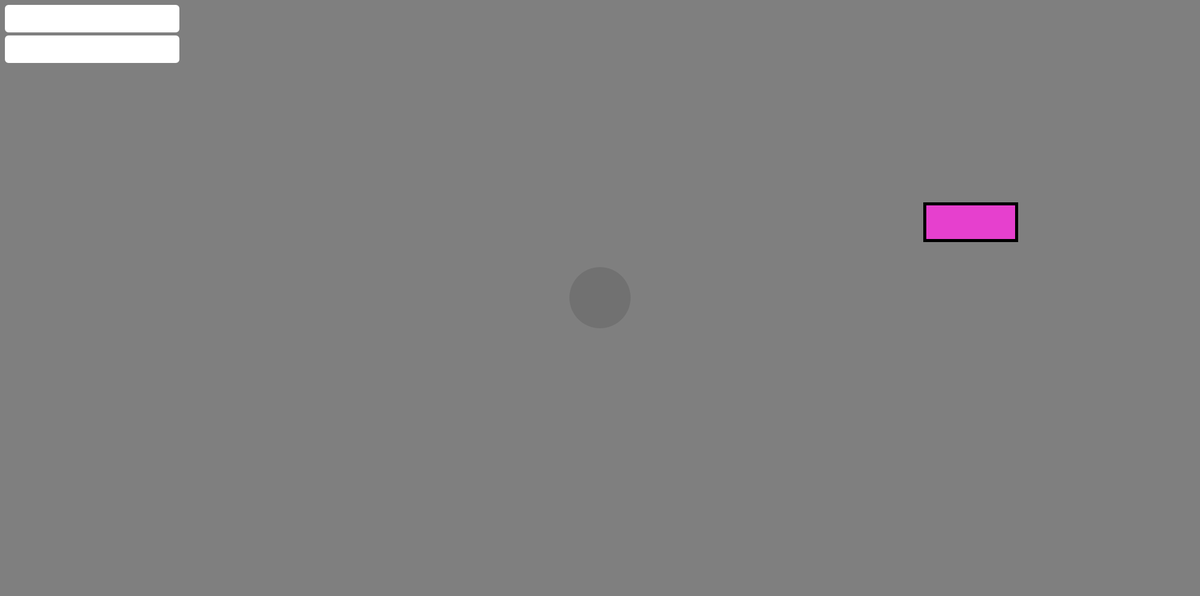
Frame 1 (no input)
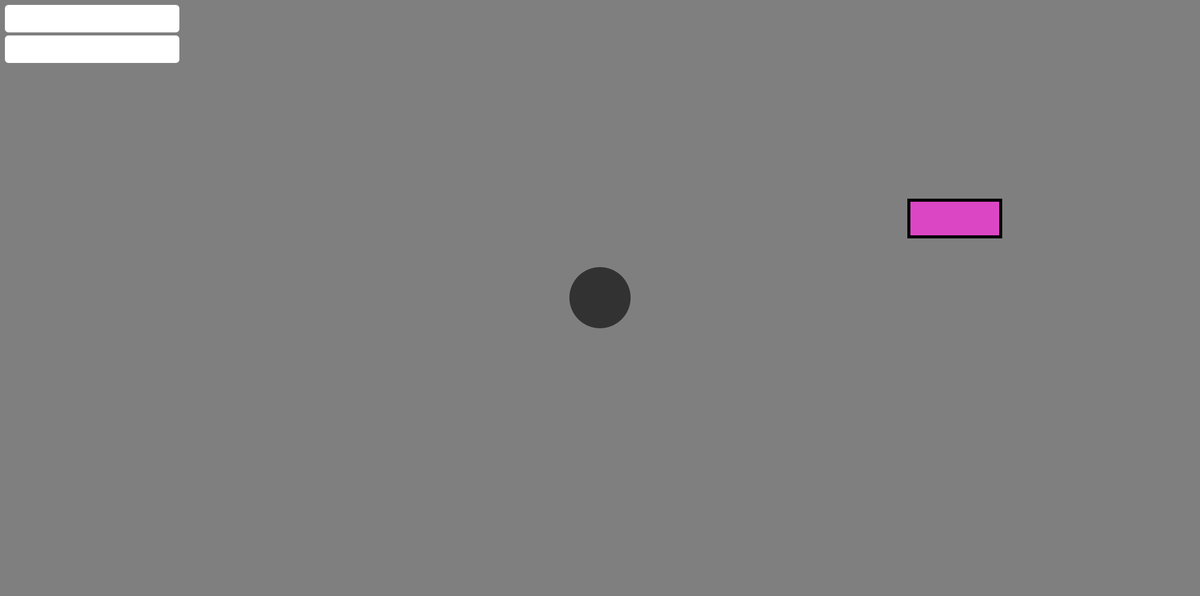
Frame 60 (the mouse pressed at the canvas centre just before this capture)
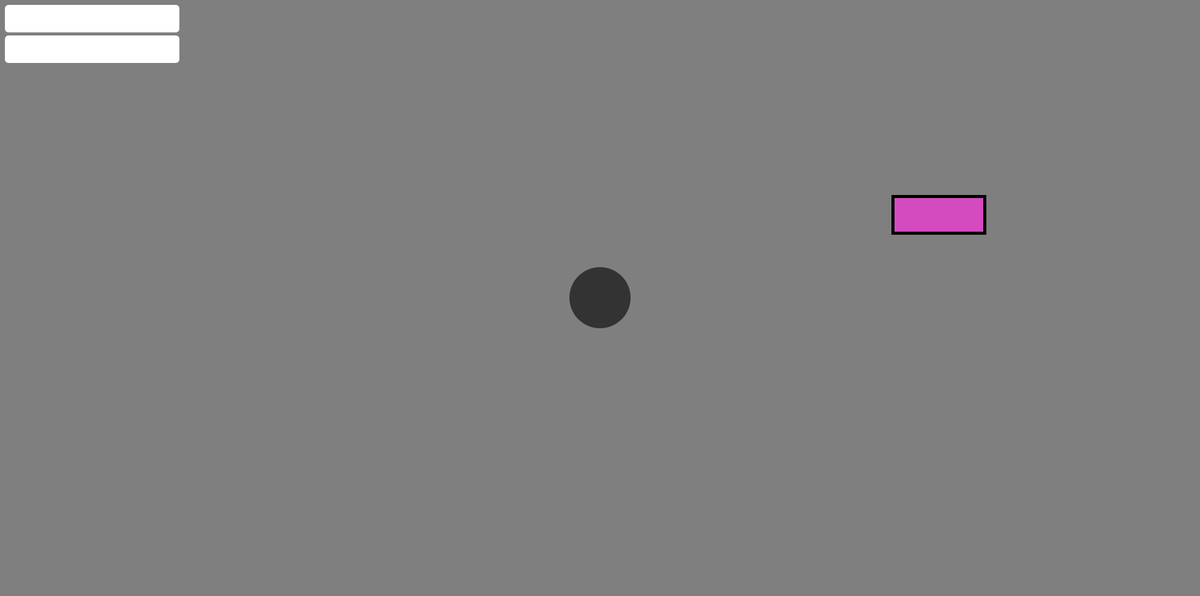
Frame 120 (the mouse held since frame 60 and released just before this capture)

The Processing sketch that drew these frames (run headless with seeded random() and noise(); from frame 60 on, the mouse is pressed at the canvas centre):

// Processing sketch: sketch_250516pTODO
// ── sketch_250516pTODO.pde
/*  MINI‑GAME v4
    ─────────────────────────────────────────────────────────────────────────
    NEW:
      • dialogue boxes (top‑left) showing Probe ↔ Circle chatter           //modelcom
      • Probe asks for RGB; rectangle prints & Probe echoes it             //modelcom
      • Circle replies with action: “Escorting”, “Desaturating‑target”,    //modelcom
        or “Unknown”                                                       //modelcom
      • strokeCol flickers 0 → 125 → 255 (~30 fps)                         //modelcom
      • capped respawn delay & colour‑dependent behaviours (prev build)
*/
  
//stuff to work on -delta wing standoff from rect.  println speed/font/size. opacity if rect intersects ellipse. rectStar re-constructs rect color in off-planet "lab"  
  
 /* ===== 1. GLOBAL TUNEABLES (unchanged except comments) ============ */
float wingHalfSpan  = 18;
float wingNoseAhead = 24;
float wingTailBack  = 13;
float wingBaseSpeed = 10;
float wingReturnSpeed = 18;   // snappier RTB

int escortOffsetMin=35, escortOffsetMax=55;
int orbitLoopsMin=1, orbitLoopsMax=3;
float orbitRadiusMin=30, orbitRadiusMax=60;
int fadeDurMin=60, fadeDurMax=120;
int respawnDelay=120;
int scanPulseLen=35;

/* ===== 2. GLOBAL STATE ============================================ */
float x,y,w=150,h=60, spdX,spdY;
color fillCol, strokeCol;
boolean squareVisible=true, fading=false;
float fadeSat=1, fadeAlpha=255; int fadeFrames;
int stateType;                 // 0 orbit,1 destroy,2 escort
int colorBucket;               // 0 red,1 green,2 blue/other
boolean greenLocked=false;

float ellX,ellY,ellSize=100;
float grayNow=random(255), grayNext=random(255), lerpAmt=0.05;
float[] speeds={0.01,0.05,0.15,0.30};
boolean connected=false;
float brightnessThreshold=200;

float dynPhase=0,dynAmp=30;
PVector base;
ArrayList<Wing> wings=new ArrayList<Wing>();

int scanPulse=0; color scanColor;
int respawnTimer=0;

/* --- dialogue vars ----------------------------------------------- */ //modelcom
String probeMsg  = "";                                                //modelcom
String circleMsg = "";                                                //modelcom
boolean rectRGBReported=false, circleResponded=false;                 //modelcom

/* ===== 3. HELPER FUNCTIONS ======================================== */
float computeInterceptSpeed(){
  float cx=x+w/2, cy=y+h/2;
  float tX=(spdX>0)?(width-cx)/spdX:(spdX<0)?cx/-spdX:Float.MAX_VALUE;
  float tY=(spdY>0)?(height-cy)/spdY:(spdY<0)?cy/-spdY:Float.MAX_VALUE;
  float exitT=min(tX,tY);
  float dist=dist(ellX,ellY,cx,cy);
  return max(wingBaseSpeed, dist/max(exitT,1)*1.1);
}
PVector rectCenter(){ return new PVector(x+w/2,y+h/2); }
PVector escortTarget(int side){
  PVector d=new PVector(spdX,spdY);
  if(d.mag()==0) d.set(1,0);
  d.normalize().rotate(radians(45*side))
   .mult(random(escortOffsetMin,escortOffsetMax));
  return PVector.add(rectCenter(),d);
}
void startFade(){ fading=true; fadeFrames=int(random(fadeDurMin,fadeDurMax)); }

/* ===== 4. WING CLASS ============================================== */
class Wing{
  PVector pos,vel; int mode;   // 0 orbit,1 return,2 destroy,3 escort,4 escortRet
  float angle,radius,orbitSpeed; int loopsLeft; int side;
  Wing(PVector p,int m){ pos=p.copy(); mode=m; }

  void update(){
    if(mode==0){
      angle+=orbitSpeed;
      pos.set(rectCenter().x+cos(angle)*radius,
              rectCenter().y+sin(angle)*radius);
      if(angle>=TWO_PI && --loopsLeft<=0){
        mode=1; vel=PVector.sub(base,pos).setMag(wingReturnSpeed);
      }
    }else if(mode==1||mode==4){
      PVector dir=PVector.sub(base,pos).setMag(wingReturnSpeed);
      vel=dir; pos.add(dir);
      if(pos.dist(base)<wingReturnSpeed) wings.remove(this);
    }else if(mode==2){
      pos.add(vel);
      if(pos.dist(rectCenter())<6){ startFade(); wings.remove(this); }
    }else if(mode==3){
      PVector tgt=escortTarget(side);
      pos.add(PVector.sub(tgt,pos).mult(0.15));
      if(!squareVisible){ mode=4; vel=PVector.sub(base,pos).setMag(wingReturnSpeed);}
    }
  }
  void draw(){
    pushMatrix(); translate(pos.x,pos.y);
    rotate(atan2(vel.y,vel.x));
    fill(255,50,0); noStroke();
    beginShape();
    vertex(-wingTailBack,-wingHalfSpan);
    vertex( wingNoseAhead,0);
    vertex(-wingTailBack, wingHalfSpan);
    endShape(CLOSE);
    popMatrix();
  }
}

/* ===== 5. SETUP & MAIN LOOP ====================================== */
void setup(){
  size(1960,975);
  colorMode(HSB,360,100,100,255);
  base=new PVector(width/2,height/2);
  ellX=base.x; ellY=base.y;
  initSquare();
}
void draw(){
  background(0,0,50);
  updateCircle();
  updateSquare();
  updateTriangle();
  updateWings();
  handleRespawn();
  drawDialogueBoxes();                                           //modelcom
}

/* ===== 6. UPDATE LOGIC =========================================== */
void updateCircle(){
  grayNow=lerp(grayNow,grayNext,lerpAmt);
  if(abs(grayNow-grayNext)<1){
    grayNext=random(255); lerpAmt=speeds[int(random(speeds.length))];
    boolean trig=grayNext>brightnessThreshold;
    if(trig&&!connected&&squareVisible) triggerEncounter();
    connected=trig&&squareVisible;
  }
  fill(scanPulse>0?scanColor:color(grayNow));
  noStroke(); ellipse(ellX,ellY,ellSize,ellSize);
}

void updateSquare(){
  if(!squareVisible) return;

  // --- Green behaviour: lock velocity when probe within 10 px ---- //
  if(colorBucket==1 && !greenLocked){
    for(Wing w:wings){
      if(w.pos.dist(rectCenter())<10){
        spdX=w.vel.x; spdY=w.vel.y; greenLocked=true; break;
      }
    }
  }

  x+=spdX; y+=spdY;
  if(x>width||x+w<0||y>height||y+h<0){ squareVisible=false; return; }

  // --- stroke flicker 0‑125‑255 at ~30 fps ------------------------ //modelcom
  int idx=(frameCount/2)%3; int[] bVals={0,125,255};
  strokeCol=color(0,0,bVals[idx]*100.0/255);                      //modelcom

  if(fading){
    fadeSat=max(0,fadeSat-1.0/fadeFrames);
    if(fadeSat==0) fadeAlpha=max(0,fadeAlpha-255.0/fadeFrames);
    if(fadeAlpha==0){ squareVisible=false; fading=false; }
  }

  // Blue: pulsing alpha
  float localAlpha=(colorBucket==2)?(200+55*sin(frameCount*0.1)):fadeAlpha;
  float h0=hue(fillCol), b0=brightness(fillCol);
  color c2=color(h0,map(fadeSat,0,1,0,saturation(fillCol)),
                 map(fadeSat,0,1,0,b0), localAlpha);
  fill(c2); stroke(strokeCol); strokeWeight(5); rect(x,y,w,h);

  // --- Dialogue: report RGB once, then Circle responds ------------ //modelcom
  if(connected && !rectRGBReported){
    int r=int(red(fillCol)), g=int(green(fillCol)), b=int(blue(fillCol));
    probeMsg="Rect RGB: ["+r+","+g+","+b+"]";
    println(probeMsg);                                            // terminal
    rectRGBReported=true;
  }
  if(rectRGBReported && !circleResponded){
    circleMsg=(stateType==0)? "Circle: ESCORTING" :
               (stateType==1)? "Circle: DESATURATING‑TARGET" :
               "Circle: UNKNOWN";
    println(circleMsg);                                           // terminal
    circleResponded=true;
  }
}

void updateTriangle(){
  if(!connected||!squareVisible) return;
  PVector cir=new PVector(ellX,ellY), sq=rectCenter();
  dynPhase+=0.1; float off=sin(dynPhase)*dynAmp;
  PVector apex=new PVector(sq.x+off,sq.y);
  PVector v=PVector.sub(apex,cir).normalize();
  PVector perp=new PVector(-v.y,v.x).mult(20);
  noStroke();
  fill(scanPulse>0?scanColor:color(120,0,100,80));
  beginShape(); vertex(apex.x,apex.y);
  vertex(cir.x+perp.x,cir.y+perp.y);
  vertex(cir.x-perp.x,cir.y-perp.y); endShape(CLOSE);
}

void updateWings(){
  for(int i=wings.size()-1;i>=0;i--){ Wing wg=wings.get(i); wg.update(); wg.draw();}
  if(scanPulse>0 && --scanPulse==0) grayNext=random(255);
}

void handleRespawn(){                                   // capped gap
  if(squareVisible){ respawnTimer=0; return; }
  if(++respawnTimer>=respawnDelay){
    wings.clear(); initSquare(); respawnTimer=0;
  }
}

/* ===== 7. ENCOUNTER & PROBES ==================================== */
void triggerEncounter(){
  probeMsg="Probe: Request RGB..."; circleMsg="";         // dialogue //modelcom
  rectRGBReported=false; circleResponded=false;           // flags    //modelcom
  scanColor=fillCol; scanPulse=scanPulseLen;

  switch(stateType){
    case 0: spawnOrbitProbe();   break;
    case 1: spawnDestroyProbe(); break;
    case 2: spawnEscortProbes(); break;
  }
}

void spawnOrbitProbe(){
  float speed=computeInterceptSpeed();
  Wing w=new Wing(base,0);
  w.radius=random(orbitRadiusMin,orbitRadiusMax);
  w.angle=atan2(rectCenter().y-base.y,rectCenter().x-base.x);
  w.orbitSpeed=random(0.05,0.12);
  w.loopsLeft=int(random(orbitLoopsMin,orbitLoopsMax+1));
  w.vel=PVector.sub(rectCenter(),base).setMag(speed); wings.add(w);
}
void spawnDestroyProbe(){
  float speed=computeInterceptSpeed();
  Wing w=new Wing(base,2);
  w.vel=PVector.sub(rectCenter(),base).setMag(speed); wings.add(w);
}
void spawnEscortProbes(){
  float speed=computeInterceptSpeed();
  for(int s=-1;s<=1;s+=2){
    Wing w=new Wing(base,3); w.side=s;
    w.vel=PVector.sub(rectCenter(),base).setMag(speed); wings.add(w);
  }
}

/* ===== 8. SPAWN RECTANGLE ======================================= */
void initSquare(){
  w=150; h=60;
  x=random(width*0.2,width*0.8);
  y=random(height*0.2,height*0.8);

  float hueVal=random(360);
  fillCol=color(hueVal,80,100);
  strokeCol=color(0,0,100);  // initial stroke (will flicker)

  if(hueVal<40||hueVal>320){          // red bucket
    colorBucket=0; spdX=random(-0.4,0.4); spdY=random(-0.4,0.4);
  }else if(hueVal>80&&hueVal<160){    // green bucket
    colorBucket=1; spdX=random(-1.2,1.2); spdY=random(-1.2,1.2);
  }else{                              // blue/other
    colorBucket=2; spdX=random(-1.2,1.2); spdY=random(-1.2,1.2);
  }
  if(spdX==0&&spdY==0){ spdX=0.5; spdY=0.5; }

  squareVisible=true; fading=false; fadeSat=1; fadeAlpha=255;
  stateType=int(random(3)); wings.clear(); connected=false; greenLocked=false;

  // reset dialogue
  probeMsg=""; circleMsg="";
  rectRGBReported=false; circleResponded=false;
}

/* ===== 9. DIALOGUE RENDER ======================================= */ //modelcom
void drawDialogueBoxes(){                                             //modelcom
  textAlign(LEFT,TOP); textSize(14); fill(0,0,100);                   //modelcom
  // Probe box                                                         //modelcom
  stroke(0,0,100); rect(10,10,280,40,4); noStroke();                  //modelcom
  fill(0,0,0); text(probeMsg,16,16);                                  //modelcom
  // Circle box                                                        //modelcom
  fill(0,0,100); stroke(0,0,100); rect(10,60,280,40,4); noStroke();   //modelcom
  fill(0,0,0); text(circleMsg,16,66);                                 //modelcom
}                                                                     //modelcom
